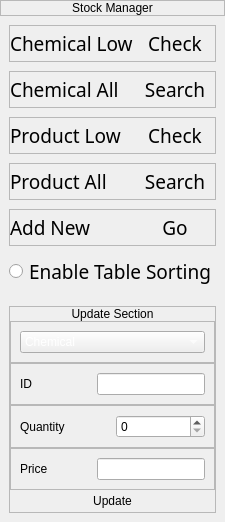
                  <widget class="QFrame" name="frame_69">
                   <property name="sizePolicy">
                    <sizepolicy hsizetype="Fixed" vsizetype="Preferred">
                     <horstretch>0</horstretch>
                     <verstretch>0</verstretch>
                    </sizepolicy>
                   </property>
                   <property name="frameShape">
                    <enum>QFrame::NoFrame</enum>
                   </property>
                   <property name="frameShadow">
                    <enum>QFrame::Plain</enum>
                   </property>
                   <layout class="QVBoxLayout" name="verticalLayout_58">
                    <property name="spacing">
                     <number>0</number>
                    </property>
                    <property name="leftMargin">
                     <number>0</number>
                    </property>
                    <property name="topMargin">
                     <number>0</number>
                    </property>
                    <property name="rightMargin">
                     <number>0</number>
                    </property>
                    <property name="bottomMargin">
                     <number>0</number>
                    </property>
                    <item>
                     <widget class="QFrame" name="frame_70">
                      <property name="sizePolicy">
                       <sizepolicy hsizetype="Preferred" vsizetype="Fixed">
                        <horstretch>0</horstretch>
                        <verstretch>0</verstretch>
                       </sizepolicy>
                      </property>
                      <property name="frameShape">
                       <enum>QFrame::StyledPanel</enum>
                      </property>
                      <property name="frameShadow">
                       <enum>QFrame::Raised</enum>
                      </property>
                      <layout class="QVBoxLayout" name="verticalLayout_61">
                       <property name="spacing">
                        <number>0</number>
                       </property>
                       <property name="leftMargin">
                        <number>0</number>
                       </property>
                       <property name="topMargin">
                        <number>0</number>
                       </property>
                       <property name="rightMargin">
                        <number>0</number>
                       </property>
                       <property name="bottomMargin">
                        <number>0</number>
                       </property>
                       <item alignment="Qt::AlignTop">
                        <widget class="QLabel" name="label_28">
                         <property name="styleSheet">
                          <string notr="true">font: 16pt &quot;Century Gothic&quot;;
</string>
                         </property>
                         <property name="text">
                          <string>Stock Manager</string>
                         </property>
                         <property name="alignment">
                          <set>Qt::AlignCenter</set>
                         </property>
                        </widget>
                       </item>
                      </layout>
                     </widget>
                    </item>
                    <item alignment="Qt::AlignTop">
                     <widget class="QFrame" name="frame_71">
                      <property name="sizePolicy">
                       <sizepolicy hsizetype="Fixed" vsizetype="Fixed">
                        <horstretch>0</horstretch>
                        <verstretch>0</verstretch>
                       </sizepolicy>
                      </property>
                      <property name="font">
                       <font>
                        <family>Century Gothic</family>
                        <pointsize>14</pointsize>
                       </font>
                      </property>
                      <property name="autoFillBackground">
                       <bool>false</bool>
                      </property>
                      <property name="frameShape">
                       <enum>QFrame::NoFrame</enum>
                      </property>
                      <property name="frameShadow">
                       <enum>QFrame::Plain</enum>
                      </property>
                      <layout class="QHBoxLayout" name="horizontalLayout_15">
                       <property name="spacing">
                        <number>0</number>
                       </property>
                       <property name="sizeConstraint">
                        <enum>QLayout::SetDefaultConstraint</enum>
                       </property>
                       <property name="leftMargin">
                        <number>0</number>
                       </property>
                       <property name="topMargin">
                        <number>0</number>
                       </property>
                       <property name="rightMargin">
                        <number>0</number>
                       </property>
                       <property name="bottomMargin">
                        <number>0</number>
                       </property>
                       <item alignment="Qt::AlignVCenter">
                        <widget class="QFrame" name="frame_72">
                         <property name="sizePolicy">
                          <sizepolicy hsizetype="Preferred" vsizetype="Preferred">
                           <horstretch>0</horstretch>
                           <verstretch>0</verstretch>
                          </sizepolicy>
                         </property>
                         <property name="frameShape">
                          <enum>QFrame::NoFrame</enum>
                         </property>
                         <property name="frameShadow">
                          <enum>QFrame::Plain</enum>
                         </property>
                         <layout class="QVBoxLayout" name="verticalLayout_62">
                          <property name="spacing">
                           <number>9</number>
                          </property>
                          <property name="leftMargin">
                           <number>9</number>
                          </property>
                          <property name="topMargin">
                           <number>9</number>
                          </property>
                          <property name="rightMargin">
                           <number>9</number>
                          </property>
                          <property name="bottomMargin">
                           <number>9</number>
                          </property>
                          <item alignment="Qt::AlignTop">
                           <widget class="QFrame" name="frame_73">
                            <property name="styleSheet">
                             <string notr="true">font: 16pt &quot;Century Gothic&quot;;</string>
                            </property>
                            <property name="frameShape">
                             <enum>QFrame::StyledPanel</enum>
                            </property>
                            <property name="frameShadow">
                             <enum>QFrame::Raised</enum>
                            </property>
                            <layout class="QHBoxLayout" name="horizontalLayout_6">
                             <property name="spacing">
                              <number>0</number>
                             </property>
                             <property name="leftMargin">
                              <number>0</number>
                             </property>
                             <property name="topMargin">
                              <number>0</number>
                             </property>
                             <property name="rightMargin">
                              <number>0</number>
                             </property>
                             <property name="bottomMargin">
                              <number>0</number>
                             </property>
                             <item alignment="Qt::AlignLeft">
                              <widget class="QLabel" name="label_29">
                               <property name="styleSheet">
                                <string notr="true">font: 12pt &quot;Century Gothic&quot;;
</string>
                               </property>
                               <property name="text">
                                <string>Chemical Low</string>
                               </property>
                              </widget>
                             </item>
                             <item alignment="Qt::AlignRight">
                              <widget class="QPushButton" name="inventory_chemical_low_btn">
                               <property name="cursor">
                                <cursorShape>PointingHandCursor</cursorShape>
                               </property>
                               <property name="styleSheet">
                                <string notr="true">font: 14pt &quot;Century Gothic&quot;;</string>
                               </property>
                               <property name="text">
                                <string>Check</string>
                               </property>
                               <property name="flat">
                                <bool>true</bool>
                               </property>
                              </widget>
                             </item>
                            </layout>
                           </widget>
                          </item>
                          <item>
                           <widget class="QFrame" name="frame_74">
                            <property name="frameShape">
                             <enum>QFrame::StyledPanel</enum>
                            </property>
                            <property name="frameShadow">
                             <enum>QFrame::Raised</enum>
                            </property>
                            <layout class="QHBoxLayout" name="horizontalLayout_19">
                             <property name="spacing">
                              <number>0</number>
                             </property>
                             <property name="leftMargin">
                              <number>0</number>
                             </property>
                             <property name="topMargin">
                              <number>0</number>
                             </property>
                             <property name="rightMargin">
                              <number>0</number>
                             </property>
                             <property name="bottomMargin">
                              <number>0</number>
                             </property>
                             <item alignment="Qt::AlignLeft">
                              <widget class="QLabel" name="label_30">
                               <property name="styleSheet">
                                <string notr="true">font: 12pt &quot;Century Gothic&quot;;
</string>
                               </property>
                               <property name="text">
                                <string>Chemical All</string>
                               </property>
                              </widget>
                             </item>
                             <item alignment="Qt::AlignRight|Qt::AlignVCenter">
                              <widget class="QPushButton" name="inventory_chemical_all_btn">
                               <property name="cursor">
                                <cursorShape>PointingHandCursor</cursorShape>
                               </property>
                               <property name="styleSheet">
                                <string notr="true">font: 14pt &quot;Century Gothic&quot;;</string>
                               </property>
                               <property name="text">
                                <string>Search</string>
                               </property>
                               <property name="flat">
                                <bool>true</bool>
                               </property>
                              </widget>
                             </item>
                            </layout>
                           </widget>
                          </item>
                          <item alignment="Qt::AlignTop">
                           <widget class="QFrame" name="frame_75">
                            <property name="frameShape">
                             <enum>QFrame::StyledPanel</enum>
                            </property>
                            <property name="frameShadow">
                             <enum>QFrame::Raised</enum>
                            </property>
                            <layout class="QHBoxLayout" name="horizontalLayout_20">
                             <property name="spacing">
                              <number>0</number>
                             </property>
                             <property name="leftMargin">
                              <number>0</number>
                             </property>
                             <property name="topMargin">
                              <number>0</number>
                             </property>
                             <property name="rightMargin">
                              <number>0</number>
                             </property>
                             <property name="bottomMargin">
                              <number>0</number>
                             </property>
                             <item alignment="Qt::AlignLeft">
                              <widget class="QLabel" name="label_31">
                               <property name="styleSheet">
                                <string notr="true">font: 12pt &quot;Century Gothic&quot;;
</string>
                               </property>
                               <property name="text">
                                <string>Product Low</string>
                               </property>
                              </widget>
                             </item>
                             <item alignment="Qt::AlignRight">
                              <widget class="QPushButton" name="inventory_product_low_btn">
                               <property name="cursor">
                                <cursorShape>PointingHandCursor</cursorShape>
                               </property>
                               <property name="styleSheet">
                                <string notr="true">font: 14pt &quot;Century Gothic&quot;;</string>
                               </property>
                               <property name="text">
                                <string>Check</string>
                               </property>
                               <property name="flat">
                                <bool>true</bool>
                               </property>
                              </widget>
                             </item>
                            </layout>
                           </widget>
                          </item>
                          <item alignment="Qt::AlignTop">
                           <widget class="QFrame" name="frame_76">
                            <property name="frameShape">
                             <enum>QFrame::StyledPanel</enum>
                            </property>
                            <property name="frameShadow">
                             <enum>QFrame::Raised</enum>
                            </property>
                            <layout class="QHBoxLayout" name="horizontalLayout_21">
                             <property name="spacing">
                              <number>0</number>
                             </property>
                             <property name="leftMargin">
                              <number>0</number>
                             </property>
                             <property name="topMargin">
                              <number>0</number>
                             </property>
                             <property name="rightMargin">
                              <number>0</number>
                             </property>
                             <property name="bottomMargin">
                              <number>0</number>
                             </property>
                             <item alignment="Qt::AlignLeft">
                              <widget class="QLabel" name="label_32">
                               <property name="styleSheet">
                                <string notr="true">font: 12pt &quot;Century Gothic&quot;;
</string>
                               </property>
                               <property name="text">
                                <string>Product All</string>
                               </property>
                              </widget>
                             </item>
                             <item alignment="Qt::AlignRight|Qt::AlignVCenter">
                              <widget class="QPushButton" name="inventory_product_all_btn">
                               <property name="cursor">
                                <cursorShape>PointingHandCursor</cursorShape>
                               </property>
                               <property name="styleSheet">
                                <string notr="true">font: 14pt &quot;Century Gothic&quot;;</string>
                               </property>
                               <property name="text">
                                <string>Search</string>
                               </property>
                               <property name="flat">
                                <bool>true</bool>
                               </property>
                              </widget>
                             </item>
                            </layout>
                           </widget>
                          </item>
                          <item>
                           <widget class="QFrame" name="frame_81">
                            <property name="frameShape">
                             <enum>QFrame::StyledPanel</enum>
                            </property>
                            <property name="frameShadow">
                             <enum>QFrame::Raised</enum>
                            </property>
                            <layout class="QHBoxLayout" name="horizontalLayout_32">
                             <property name="spacing">
                              <number>0</number>
                             </property>
                             <property name="leftMargin">
                              <number>0</number>
                             </property>
                             <property name="topMargin">
                              <number>0</number>
                             </property>
                             <property name="rightMargin">
                              <number>0</number>
                             </property>
                             <property name="bottomMargin">
                              <number>0</number>
                             </property>
                             <item alignment="Qt::AlignLeft">
                              <widget class="QLabel" name="label_46">
                               <property name="styleSheet">
                                <string notr="true">font: 12pt &quot;Century Gothic&quot;;</string>
                               </property>
                               <property name="text">
                                <string>Add New</string>
                               </property>
                              </widget>
                             </item>
                             <item alignment="Qt::AlignRight|Qt::AlignVCenter">
                              <widget class="QPushButton" name="inventory_add_new_btn">
                               <property name="cursor">
                                <cursorShape>PointingHandCursor</cursorShape>
                               </property>
                               <property name="styleSheet">
                                <string notr="true">font: 14pt &quot;Century Gothic&quot;;</string>
                               </property>
                               <property name="text">
                                <string>Go</string>
                               </property>
                               <property name="flat">
                                <bool>true</bool>
                               </property>
                              </widget>
                             </item>
                            </layout>
                           </widget>
                          </item>
                          <item>
                           <widget class="QRadioButton" name="Inventory_RadioButton">
                            <property name="styleSheet">
                             <string notr="true">font: 12pt &quot;Century Gothic&quot;;
</string>
                            </property>
                            <property name="text">
                             <string>Enable Table Sorting</string>
                            </property>
                           </widget>
                          </item>
                         </layout>
                        </widget>
                       </item>
                      </layout>
                     </widget>
                    </item>
                    <item alignment="Qt::AlignBottom">
                     <widget class="QFrame" name="frame_90">
                      <property name="sizePolicy">
                       <sizepolicy hsizetype="Preferred" vsizetype="Preferred">
                        <horstretch>0</horstretch>
                        <verstretch>0</verstretch>
                       </sizepolicy>
                      </property>
                      <property name="frameShape">
                       <enum>QFrame::NoFrame</enum>
                      </property>
                      <property name="frameShadow">
                       <enum>QFrame::Plain</enum>
                      </property>
                      <layout class="QVBoxLayout" name="verticalLayout_63" stretch="0">
                       <property name="spacing">
                        <number>9</number>
                       </property>
                       <property name="leftMargin">
                        <number>9</number>
                       </property>
                       <property name="topMargin">
                        <number>9</number>
                       </property>
                       <property name="rightMargin">
                        <number>9</number>
                       </property>
                       <property name="bottomMargin">
                        <number>9</number>
                       </property>
                       <item alignment="Qt::AlignVCenter">
                        <widget class="QFrame" name="frame_77">
                         <property name="frameShape">
                          <enum>QFrame::StyledPanel</enum>
                         </property>
                         <property name="frameShadow">
                          <enum>QFrame::Raised</enum>
                         </property>
                         <layout class="QVBoxLayout" name="verticalLayout_11">
                          <property name="spacing">
                           <number>0</number>
                          </property>
                          <property name="leftMargin">
                           <number>0</number>
                          </property>
                          <property name="topMargin">
                           <number>0</number>
                          </property>
                          <property name="rightMargin">
                           <number>0</number>
                          </property>
                          <property name="bottomMargin">
                           <number>0</number>
                          </property>
                          <item alignment="Qt::AlignBottom">
                           <widget class="QLabel" name="label_42">
                            <property name="styleSheet">
                             <string notr="true">font: 16pt &quot;Century Gothic&quot;;</string>
                            </property>
                            <property name="text">
                             <string>Update Section</string>
                            </property>
                            <property name="alignment">
                             <set>Qt::AlignCenter</set>
                            </property>
                           </widget>
                          </item>
                          <item>
                           <widget class="QFrame" name="frame_158">
                            <property name="frameShape">
                             <enum>QFrame::StyledPanel</enum>
                            </property>
                            <property name="frameShadow">
                             <enum>QFrame::Raised</enum>
                            </property>
                            <layout class="QHBoxLayout" name="horizontalLayout_30">
                             <item>
                              <widget class="QComboBox" name="inventory_update_combo">
                               <property name="styleSheet">
                                <string notr="true">font: 10pt &quot;Century Gothic&quot;;
color: rgb(255, 255, 255);</string>
                               </property>
                               <item>
                                <property name="text">
                                 <string>Chemical</string>
                                </property>
                               </item>
                               <item>
                                <property name="text">
                                 <string>Product</string>
                                </property>
                               </item>
                              </widget>
                             </item>
                            </layout>
                           </widget>
                          </item>
                          <item alignment="Qt::AlignTop">
                           <widget class="QFrame" name="frame_78">
                            <property name="frameShape">
                             <enum>QFrame::StyledPanel</enum>
                            </property>
                            <property name="frameShadow">
                             <enum>QFrame::Raised</enum>
                            </property>
                            <layout class="QHBoxLayout" name="horizontalLayout_22">
                             <item>
                              <widget class="QLabel" name="label_39">
                               <property name="styleSheet">
                                <string notr="true">font: 12pt &quot;Century Gothic&quot;;</string>
                               </property>
                               <property name="text">
                                <string>ID</string>
                               </property>
                              </widget>
                             </item>
                             <item alignment="Qt::AlignRight">
                              <widget class="QLineEdit" name="inventory_Id"/>
                             </item>
                            </layout>
                           </widget>
                          </item>
                          <item alignment="Qt::AlignTop">
                           <widget class="QFrame" name="frame_80">
                            <property name="frameShape">
                             <enum>QFrame::StyledPanel</enum>
                            </property>
                            <property name="frameShadow">
                             <enum>QFrame::Raised</enum>
                            </property>
                            <layout class="QHBoxLayout" name="horizontalLayout_28">
                             <item>
                              <widget class="QLabel" name="label_41">
                               <property name="styleSheet">
                                <string notr="true">font: 12pt &quot;Century Gothic&quot;;
</string>
                               </property>
                               <property name="text">
                                <string>Quantity</string>
                               </property>
                              </widget>
                             </item>
                             <item>
                              <widget class="QSpinBox" name="inventory_quantity">
                               <property name="maximum">
                                <number>9999</number>
                               </property>
                              </widget>
                             </item>
                            </layout>
                           </widget>
                          </item>
                          <item>
                           <widget class="QFrame" name="frame_82">
                            <property name="frameShape">
                             <enum>QFrame::StyledPanel</enum>
                            </property>
                            <property name="frameShadow">
                             <enum>QFrame::Raised</enum>
                            </property>
                            <layout class="QHBoxLayout" name="horizontalLayout_29">
                             <item>
                              <widget class="QLabel" name="label_43">
                               <property name="styleSheet">
                                <string notr="true">font: 12pt &quot;Century Gothic&quot;;
</string>
                               </property>
                               <property name="text">
                                <string>Price</string>
                               </property>
                              </widget>
                             </item>
                             <item alignment="Qt::AlignRight">
                              <widget class="QLineEdit" name="inventory_price"/>
                             </item>
                            </layout>
                           </widget>
                          </item>
                          <item>
                           <widget class="QPushButton" name="inventory_update_btn">
                            <property name="cursor">
                             <cursorShape>PointingHandCursor</cursorShape>
                            </property>
                            <property name="styleSheet">
                             <string notr="true">font: 16pt &quot;Century Gothic&quot;;</string>
                            </property>
                            <property name="text">
                             <string>Update</string>
                            </property>
                            <property name="flat">
                             <bool>true</bool>
                            </property>
                           </widget>
                          </item>
                         </layout>
                        </widget>
                       </item>
                      </layout>
                     </widget>
                    </item>
                   </layout>
                  </widget>
